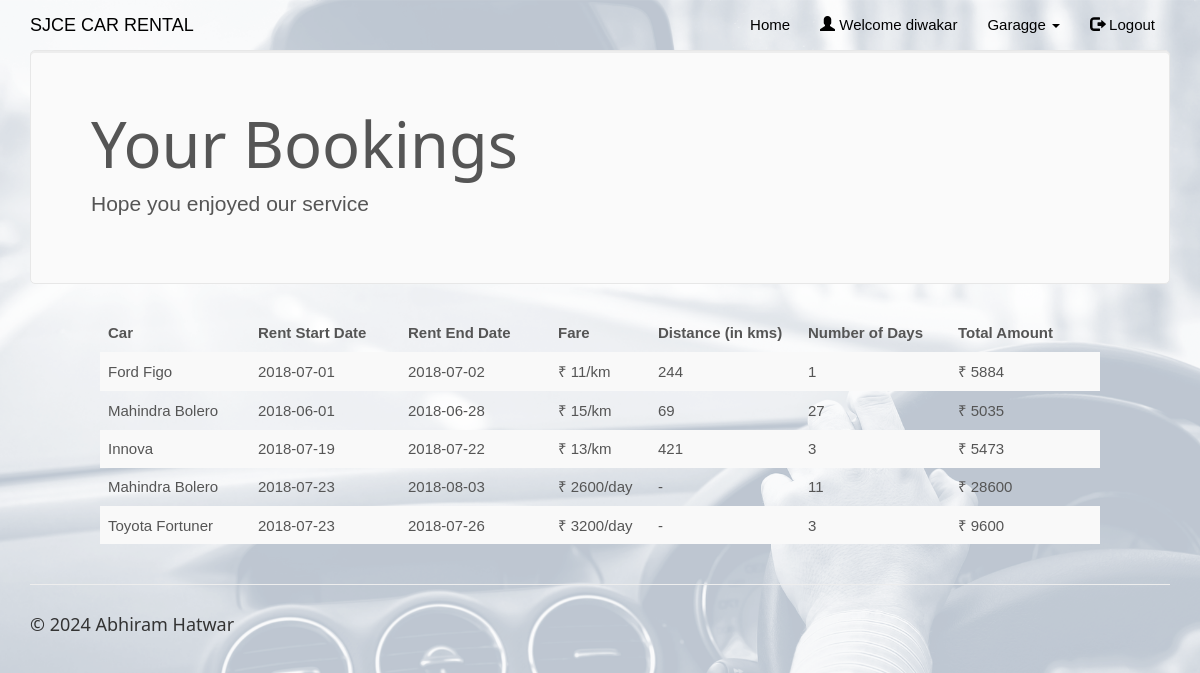
The page /mybookings.php (signed in) on the database its author committed.
### tables this page shows
CREATE TABLE `rentedcars` (
  `id` int(100) NOT NULL,
  `customer_username` varchar(50) NOT NULL,
  `car_id` int(20) NOT NULL,
  `driver_id` int(20) NOT NULL,
  `booking_date` date NOT NULL,
  `rent_start_date` date NOT NULL,
  `rent_end_date` date NOT NULL,
  `car_return_date` date DEFAULT NULL,
  `fare` double NOT NULL,
  `charge_type` varchar(25) NOT NULL DEFAULT 'days',
  `distance` double DEFAULT NULL,
  `no_of_days` int(50) DEFAULT NULL,
  `total_amount` double DEFAULT NULL,
  `return_status` varchar(10) NOT NULL
);

CREATE TABLE `cars` (
  `car_id` int(20) NOT NULL,
  `car_name` varchar(50) NOT NULL,
  `car_nameplate` varchar(50) NOT NULL,
  `car_img` varchar(50) DEFAULT 'NA',
  `ac_price` float NOT NULL,
  `non_ac_price` float NOT NULL,
  `ac_price_per_day` float NOT NULL,
  `non_ac_price_per_day` float NOT NULL,
  `car_availability` varchar(10) NOT NULL
);

### mybookings.php (the view, shortened to what this page needs)
<!DOCTYPE html>
<html>
<?php
$conn = Connect();
?>
<head>
<link rel="stylesheet" href="assets/bootstrap/css/bootstrap.min.css">
<link rel="stylesheet" href="assets/fonts/font-awesome.min.css">
    <link rel="stylesheet" href="assets/w3css/w3.css">
<link rel="stylesheet" type="text/css" href="assets/css/customerlogin.css">
<link rel="stylesheet" type="text/css" media="screen" href="assets/css/clientpage.css" />
</head>
<body id="page-top" data-spy="scroll" data-target=".navbar-fixed-top">
    <nav class="navbar navbar-custom navbar-fixed-top" role="navigation" style="color: black">
        <div class="container">
            <div class="navbar-header">
                <a class="navbar-brand page-scroll" href="index.php">
                   SJCE CAR RENTAL </a>
            </div>
            <?php
                if(isset($_SESSION['login_client'])){
            ?>
            <div class="collapse navbar-collapse navbar-right navbar-main-collapse">
                <ul class="nav navbar-nav">
                    <li>
                        <a href="index.php">Home</a>
                    </li>
                    <li>
                        <a href="#"><span class="glyphicon glyphicon-user"></span> Welcome <?php echo $_SESSION['login_client']; ?></a>
                    </li>
                    <li>
                    <ul class="nav navbar-nav navbar-right">
            <li><a href="#" class="dropdown-toggle active" data-toggle="dropdown" role="button" aria-haspopup="true" aria-expanded="false"><span class="glyphicon glyphicon-user"></span> Control Panel <span class="caret"></span> </a>
                <ul class="dropdown-menu">
              <li> <a href="entercar.php">Add Car</a></li>
              <li> <a href="enterdriver.php"> Add Driver</a></li>
              <li> <a href="clientview.php">View</a></li>
            </ul>
            </li>
          </ul>
                    </li>
                    <li>
                        <a href="logout.php"><span class="glyphicon glyphicon-log-out"></span> Logout</a>
                    </li>
                </ul>
            </div>
            <?php
                }
                else if (isset($_SESSION['login_customer'])){
            ?>
            <div class="collapse navbar-collapse navbar-right navbar-main-collapse">
                <ul class="nav navbar-nav">
                    <li>
                        <a href="index.php">Home</a>
                    </li>
                    <li>
                        <a href="#"><span class="glyphicon glyphicon-user"></span> Welcome <?php echo $_SESSION['login_customer']; ?></a>
                    </li>
                    <ul class="nav navbar-nav">
            <li><a href="#" class="dropdown-toggle active" data-toggle="dropdown" role="button" aria-haspopup="true" aria-expanded="false"> Garagge <span class="caret"></span> </a>
            </li>
          </ul>
                    <li>
                        <a href="logout.php"><span class="glyphicon glyphicon-log-out"></span> Logout</a>
                    </li>
                </ul>
            </div>
                <?php   }
                ?>
        </div>
    </nav>
<?php $login_customer = $_SESSION['login_customer'];
    $sql1 = "SELECT * FROM rentedcars rc, cars c
    WHERE rc.customer_username='$login_customer' AND c.car_id=rc.car_id AND rc.return_status='R'";
    $result1 = $conn->query($sql1);
    if (mysqli_num_rows($result1) > 0) {
?>
<div class="container">
      <div class="jumbotron">
        <h1>Your Bookings</h1>
        <p> Hope you enjoyed our service </p>
      </div>
    </div>
    <div class="table-responsive" style="padding-left: 100px; padding-right: 100px;" >
<table class="table table-striped">
  <thead class="thead-dark">
<tr>
<th width="15%">Car</th>
<th width="15%">Rent Start Date</th>
<th width="15%">Rent End Date</th>
<th width="10%">Fare</th>
<th width="15%">Distance (in kms)</th>
<th width="15%">Number of Days</th>
<th width="15%">Total Amount</th>
</tr>
</thead>
<?php
        while($row = mysqli_fetch_assoc($result1)) {
?>
<tr>
<td><?php echo $row["car_name"]; ?></td>
<td><?php echo $row["rent_start_date"] ?></td>
<td><?php echo $row["rent_end_date"]; ?></td>
<td>&#8377; <?php
            if($row["charge_type"] == "days"){
                    echo ($row["fare"] . "/day");
                } else {
                    echo ($row["fare"] . "/km");
                }
            ?></td>
<td><?php  if($row["charge_type"] == "days"){
                    echo ("-");
                } else {
                    echo ($row["distance"]);
                } ?></td>
<td><?php echo $row["no_of_days"]; ?> </td>
<td>&#8377; <?php echo $row["total_amount"]; ?></td>
</tr>
<?php        } ?>
                </table>
                </div>
            <?php
        } ?>
</body>
<footer class="site-footer">
        <div class="container">
            <hr>
            <div class="row">
                <div class="col-sm-6">
                    <h5>© 2024 Abhiram Hatwar</h5>
                </div>
            </div>
        </div>
    </footer>
</html>

### assets/w3css/w3.css (style rules this page uses)
*,*:before,*:after { box-sizing:inherit }
html { -ms-text-size-adjust:100%;-webkit-text-size-adjust:100% }
body { margin:0 }
article,aside,details,figcaption,figure,footer,header,main,menu,nav,section,summary { display:block }
a { background-color:transparent;-webkit-text-decoration-skip:objects }
hr { box-sizing:content-box;height:0;overflow:visible }
html,body { font-family:Verdana,sans-serif;font-size:15px;line-height:1.5 }
html { overflow-x:hidden }
h1 { font-size:36px }
h5 { font-size:18px }
h1,h2,h3,h4,h5,h6 { font-family:"Segoe UI",Arial,sans-serif;font-weight:400;margin:10px 0 }
hr { border:0;border-top:1px solid #eee;margin:20px 0 }
a { color:inherit }

### assets/css/customerlogin.css (style rules this page uses)
body, html { height: 100%; }
body { padding-top: 50px; background: url("../../assets/img/forcustomer.png"); background-size: 100%; }
footer { display: block; }

### rows shown on the page
rentedcars: car.car_name "Ford Figo", rent_start_date "2018-07-01", rent_end_date "2018-07-02", fare "11", distance "244", no_of_days "1", total_amount "5884"
rentedcars: car.car_name "Mahindra Bolero", rent_start_date "2018-06-01", rent_end_date "2018-06-28", fare "15", distance "69", no_of_days "27", total_amount "5035"
rentedcars: car.car_name "Innova", rent_start_date "2018-07-19", rent_end_date "2018-07-22", fare "13", distance "421", no_of_days "3", total_amount "5473"
rentedcars: car.car_name "Mahindra Bolero", rent_start_date "2018-07-23", rent_end_date "2018-08-03", fare "2600", no_of_days "11", total_amount "28600"
rentedcars: car.car_name "Toyota Fortuner", rent_start_date "2018-07-23", rent_end_date "2018-07-26", fare "3200", no_of_days "3", total_amount "9600"

### other values the page prints
$_SESSION['login_customer'] "diwakar"
